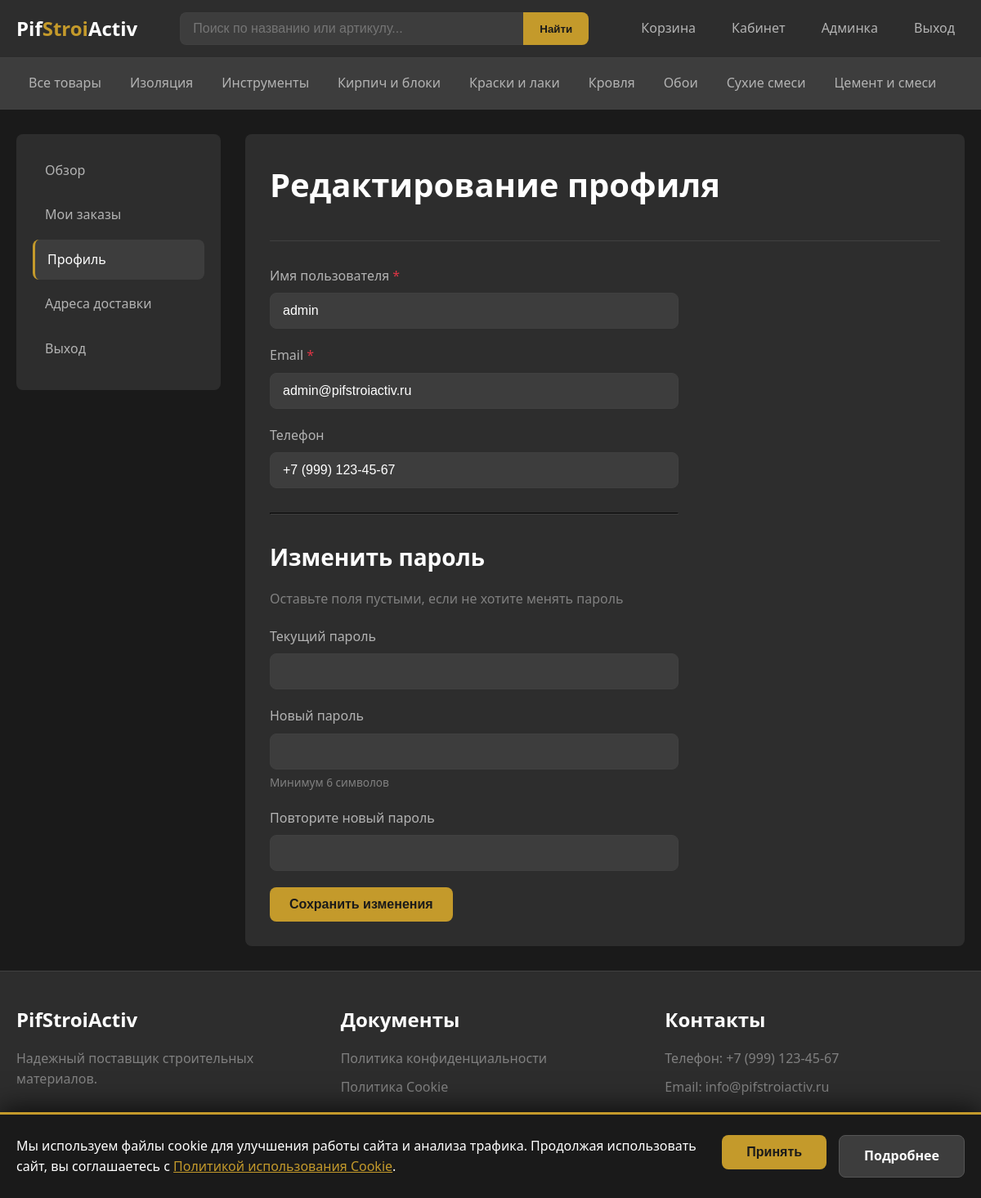
The app's page /cabinet/profile (signed in) with its own data.
### models.py (models this page shows, shortened)
class Category(db.Model):
    __tablename__ = 'categories'
    id = db.Column(db.Integer, primary_key=True)
    name = db.Column(db.String(100), unique=True, nullable=False, index=True)
    description = db.Column(db.Text)
    products = db.relationship('Product', backref='category', lazy='dynamic')

class User(UserMixin, db.Model):
    __tablename__ = 'users'
    id = db.Column(db.Integer, primary_key=True)
    username = db.Column(db.String(80), unique=True, nullable=False, index=True)
    email = db.Column(db.String(120), unique=True, nullable=False, index=True)
    phone = db.Column(db.String(20))
    password_hash = db.Column(db.String(256), nullable=False)
    is_admin = db.Column(db.Boolean, default=False)
    is_blocked = db.Column(db.Boolean, default=False)
    registration_date = db.Column(db.DateTime, default=datetime.utcnow)
    addresses = db.relationship('Address', backref='user', lazy='dynamic', cascade='all, delete-orphan')
    orders = db.relationship('Order', backref='user', lazy='dynamic', cascade='all, delete-orphan')

### app.py (the view, shortened to what this page needs)
@app.route('/cabinet/profile', methods=['GET', 'POST'])
@login_required
def cabinet_profile():
    form = ProfileForm(obj=current_user)
    return render_template('cabinet/profile.html', form=form)

### forms.py
class ProfileForm(FlaskForm):
    username = StringField('Имя пользователя', validators=[
        DataRequired(message='Это поле обязательно'),
        Length(min=3, max=80, message='Имя должно быть от 3 до 80 символов')
    ])
    email = StringField('Email', validators=[
        DataRequired(message='Это поле обязательно'),
        Email(message='Введите корректный email')
    ])
    phone = StringField('Телефон', validators=[
        Optional(),
        Length(max=20)
    ])
    current_password = PasswordField('Текущий пароль (для изменения пароля)', validators=[
        Optional()
    ])
    new_password = PasswordField('Новый пароль', validators=[
        Optional(),
        Length(min=6, message='Пароль должен быть не менее 6 символов')
    ])
    new_password2 = PasswordField('Повторите новый пароль', validators=[
        Optional(),
        EqualTo('new_password', message='Пароли должны совпадать')
    ])
    submit = SubmitField('Сохранить изменения')

### app.py (called while the page is built)
@login_manager.user_loader
def load_user(user_id):
    return User.query.get(int(user_id))

def get_cart():
    if 'cart' not in session:
        session['cart'] = {}
    return session['cart']

def get_cart_count():
    cart = get_cart()
    return sum(cart.values())

@app.context_processor
def inject_globals():
    categories = Category.query.order_by(Category.name).all()
    cart_count = get_cart_count()
    return dict(
        categories=categories,
        cart_count=cart_count,
        current_year=datetime.now().year
    )

### templates/cabinet/profile.html (shortened to what this page needs)
{% extends "base.html" %}
{% block content %}
<div class="cabinet-layout">
    <aside class="cabinet-sidebar">
        <ul class="cabinet-menu">
            <li><a href="{{ url_for('cabinet') }}">Обзор</a></li>
            <li><a href="{{ url_for('cabinet_orders') }}">Мои заказы</a></li>
            <li><a href="{{ url_for('cabinet_profile') }}" class="active">Профиль</a></li>
            <li><a href="{{ url_for('cabinet_addresses') }}">Адреса доставки</a></li>
            <li><a href="{{ url_for('logout') }}">Выход</a></li>
        </ul>
    </aside>
    <div class="cabinet-content">
        <div class="cabinet-header">
            <h1>Редактирование профиля</h1>
        </div>
        <form method="POST" action="{{ url_for('cabinet_profile') }}" style="max-width: 500px;">
            <div class="form-group">
                <label for="username" class="required">Имя пользователя</label>
                <input type="text" name="username" id="username" class="form-control"
                       value="{{ form.username.data or current_user.username }}" required>
            </div>
            <div class="form-group">
                <label for="email" class="required">Email</label>
                <input type="email" name="email" id="email" class="form-control"
                       value="{{ form.email.data or current_user.email }}" required>
            </div>
            <div class="form-group">
                <label for="phone">Телефон</label>
                <input type="tel" name="phone" id="phone" class="form-control"
                       value="{{ form.phone.data or current_user.phone or '' }}">
            </div>
            <hr style="margin: 30px 0; border-color: var(--border-color);">
            <h3>Изменить пароль</h3>
            <p style="color: var(--text-muted); margin-bottom: 20px;">Оставьте поля пустыми, если не хотите менять пароль</p>
            <div class="form-group">
                <label for="current_password">Текущий пароль</label>
                <input type="password" name="current_password" id="current_password" class="form-control">
            </div>
            <div class="form-group">
                <label for="new_password">Новый пароль</label>
                <input type="password" name="new_password" id="new_password" class="form-control">
                <div class="form-hint">Минимум 6 символов</div>
            </div>
            <div class="form-group">
                <label for="new_password2">Повторите новый пароль</label>
                <input type="password" name="new_password2" id="new_password2" class="form-control">
            </div>
            <button type="submit" class="btn btn-primary">Сохранить изменения</button>
        </form>
    </div>
</div>
{% endblock %}

### templates/base.html (shortened to what this page needs)
<!DOCTYPE html>
<html lang="ru">
<head>
    <link rel="stylesheet" href="{{ url_for('static', filename='css/style.css') }}">
</head>
<body>
    <header class="header">
        <div class="container">
            <div class="header-content">
                <a href="{{ url_for('index') }}" class="logo">
                    <span class="logo-text">Pif<span>Stroi</span>Activ</span>
                </a>
                <div class="header-search">
                    <form action="{{ url_for('catalog') }}" method="GET" class="search-form">
                        <input type="text" name="query" placeholder="Поиск по названию или артикулу..."
                               value="{{ request.args.get('query', '') }}">
                        <button type="submit">Найти</button>
                    </form>
                </div>
                <nav class="header-nav">
                    <a href="{{ url_for('cart') }}" class="cart-link">
                        Корзина
                    </a>
                    {% if current_user.is_authenticated %}
                        <a href="{{ url_for('cabinet') }}">Кабинет</a>
                        {% if current_user.is_admin %}
                        <a href="{{ url_for('admin_dashboard') }}">Админка</a>
                        {% endif %}
                        <a href="{{ url_for('logout') }}">Выход</a>
                    {% else %}
                        <a href="{{ url_for('login') }}">Вход</a>
                        <a href="{{ url_for('register') }}">Регистрация</a>
                    {% endif %}
                </nav>
            </div>
        </div>
    </header>
    <nav class="nav-categories">
        <div class="container">
            <div class="nav-categories-content">
                <a href="{{ url_for('catalog') }}"
                   class="{% if request.endpoint == 'catalog' and not request.args.get('category_id') %}active{% endif %}">
                    Все товары
                </a>
                {% for cat in categories %}
                <a href="{{ url_for('catalog', category_id=cat.id) }}"
                   class="{% if request.args.get('category_id', 0)|int == cat.id %}active{% endif %}">
                    {{ cat.name }}
                </a>
                {% endfor %}
            </div>
        </div>
    </nav>
    <main class="main-content">
        <div class="container">
            {% block content %}{% endblock %}
        </div>
    </main>
    <footer class="footer">
        <div class="container">
            <div class="footer-content">
                <div class="footer-section">
                    <h4>PifStroiActiv</h4>
                    <p>Надежный поставщик строительных материалов.</p>
                </div>
                <div class="footer-section">
                    <h4>Документы</h4>
                    <ul>
                        <li><a href="{{ url_for('static', filename='docs/polz.pdf') }}" target="_blank">Политика конфиденциальности</a></li>
                        <li><a href="{{ url_for('static', filename='docs/cookie.pdf') }}" target="_blank">Политика Cookie</a></li>
                    </ul>
                </div>
                <div class="footer-section">
                    <h4>Контакты</h4>
                    <p>Телефон: +7 (999) 123-45-67</p>
                    <p>Email: info@pifstroiactiv.ru</p>
                </div>
            </div>
            <div class="footer-bottom">
                <p>{{ current_year }} PifStroiActiv. Все права защищены.</p>
            </div>
        </div>
    </footer>
    {% set show_cookie_banner = not session.get('cookies_accepted', False) %}
    {% if show_cookie_banner %}
    <div class="cookie-banner">
        <div class="cookie-banner-content">
            <div class="cookie-banner-text">
                Мы используем файлы cookie для улучшения работы сайта и анализа трафика.
                Продолжая использовать сайт, вы соглашаетесь с
                <a href="{{ url_for('static', filename='docs/cookie.pdf') }}" target="_blank">Политикой использования Cookie</a>.
            </div>
            <div class="cookie-banner-actions">
                <form action="{{ url_for('accept_cookies') }}" method="POST" style="display: inline;">
                    <button type="submit" class="cookie-btn cookie-btn-accept">Принять</button>
                </form>
                <a href="{{ url_for('static', filename='docs/cookie.pdf') }}" target="_blank" class="cookie-btn cookie-btn-more">Подробнее</a>
            </div>
        </div>
    </div>
    {% endif %}
</body>
</html>

### templates/base.html (style rules this page uses)
.cookie-banner { position: fixed; bottom: 0; left: 0; right: 0; background-color: #1a1a1a; border-top: 3px solid #c49a2b; padding: 25px 20px; z-index: 999999; box-shadow: 0 -5px 30px rgba(0, 0, 0, 0.7); }
.cookie-banner-content { max-width: 1200px; margin: 0 auto; display: flex; align-items: center; justify-content: space-between; gap: 30px; flex-wrap: wrap; }
.cookie-banner-text { flex: 1; min-width: 300px; color: #ffffff; font-size: 1rem; line-height: 1.6; }
.cookie-banner-text a { color: #c49a2b; text-decoration: underline; }
.cookie-banner-actions { display: flex; gap: 15px; flex-shrink: 0; }
.cookie-banner-actions form { margin: 0; }
.cookie-btn { padding: 12px 30px; font-size: 1rem; font-weight: 600; border: none; border-radius: 8px; cursor: pointer; text-decoration: none; display: inline-block; }
.cookie-btn-accept { background-color: #c49a2b; color: #1a1a1a; }
.cookie-btn-more { background-color: #3d3d3d; color: #ffffff; border: 1px solid #555; }

### records on screen
Category: name "Изоляция"
Category: name "Инструменты"
Category: name "Кирпич и блоки"
Category: name "Краски и лаки"
Category: name "Кровля"
Category: name "Обои"
Category: name "Сухие смеси"
Category: name "Цемент и смеси"
User: username "admin", email "admin@pifstroiactiv.ru", phone "+7 (999) 123-45-67"
